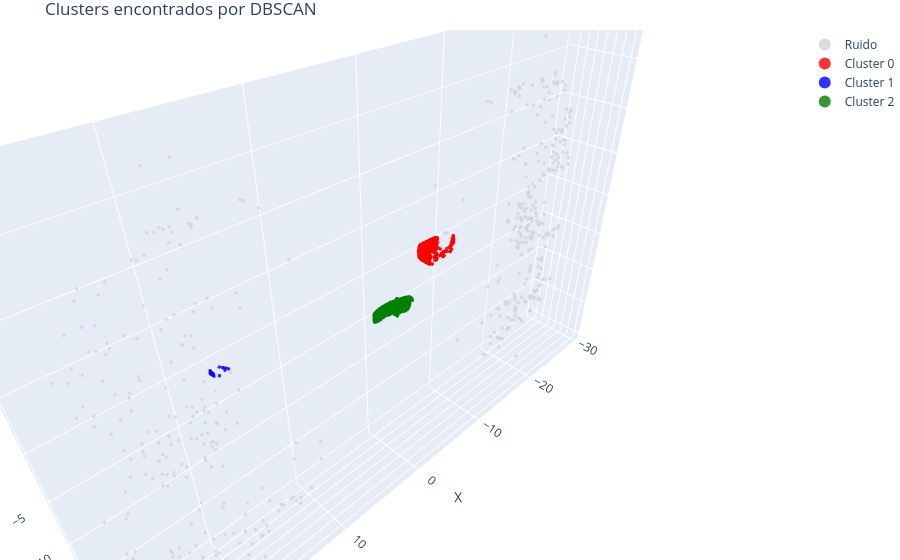

The cell this chart's notebook holds for it:
### Markdown cell above
### 6.2 Dataset coche_coche_moto.csv

### Code cell
df = pd.read_csv('data/coche_coche_moto.csv')
df_vehiculos_limpio = sustraer_fondo(limpiar_puntos(df), tree_fondo)
coords = df_vehiculos_limpio[['x', 'y', 'z']].values
labels = dbscan(df_vehiculos_limpio, eps_val=0.7, min_samples_val=10)
plot_clusters(coords, labels)

### Figure 1 — Plotly figure (JSON) as saved in the notebook; plotly's stock layout.template omitted (floating-point values rounded to 4 significant figures; data arrays with more than 128 entries replaced by an {"elided": "..."} marker saying what was removed)
{"data": [{"marker": {"color": "lightgray", "opacity": 0.8, "size": 2}, "mode": "markers", "name": "Ruido", "type": "scatter3d", "x": {"elided": "462 float values"}, "y": {"elided": "462 float values"}, "z": {"elided": "462 float values"}}, {"marker": {"color": "red", "opacity": 0.8, "size": 2}, "mode": "markers", "name": "Cluster 0", "type": "scatter3d", "x": {"elided": "1146 float values"}, "y": {"elided": "1146 float values"}, "z": {"elided": "1146 float values"}}, {"marker": {"color": "blue", "opacity": 0.8, "size": 2}, "mode": "markers", "name": "Cluster 1", "type": "scatter3d", "x": [17.69, 17.51, 17.59, 17.65, 17.78, 17.29, 18.39, 18.37, 18.39, 18.4, 18.34, 18.35, 18.36, 18.4, 18.4, 18.38, 17.93], "y": [6.277, 6.092, 6.001, 5.899, 5.702, 6.001, 5.881, 5.753, 5.634, 5.514, 5.375, 5.83, 5.709, 5.597, 5.476, 5.345, 5.779], "z": [2.782, 2.748, 2.756, 2.759, 2.768, 2.479, 2.614, 2.607, 2.604, 2.601, 2.588, 2.375, 2.372, 2.372, 2.369, 2.361, 2.102]}, {"marker": {"color": "green", "opacity": 0.8, "size": 2}, "mode": "markers", "name": "Cluster 2", "type": "scatter3d", "x": {"elided": "3012 float values"}, "y": {"elided": "3012 float values"}, "z": {"elided": "3012 float values"}}], "layout": {"legend": {"itemsizing": "constant"}, "margin": {"b": 0, "l": 0, "r": 0, "t": 30}, "scene": {"aspectmode": "data", "xaxis": {"title": {"text": "X"}}, "yaxis": {"title": {"text": "Y"}}, "zaxis": {"title": {"text": "Z"}}}, "title": {"text": "Clusters encontrados por DBSCAN"}}}
